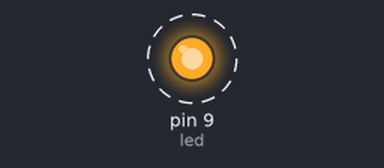
A sketch run on a simulated Arduino Uno, built with avr-gcc and run on an emulated ATmega328P. Shown: output pins drawn as LEDs (lit = HIGH). Dashed ring = blinking.

Above: at 0.2 s.
Timing chart, 0 to 3.0 s (numbered marks = the images above):
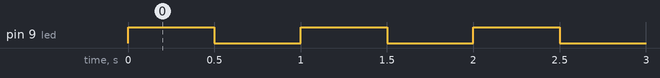

The sketch:

1LED_Pisca_com_for.ino
```cpp
int led = 9;
void setup() {
 pinMode(led, OUTPUT);

}
void loop() {
  for(int i=0; i<10; i++){
 digitalWrite(led, HIGH);
 delay(500);
 digitalWrite(led, LOW);
 delay(500);
 }
}
```

Measured:
- by itself, pin 9 (led): alternates HIGH for 0.50 s and LOW for 0.50 s
